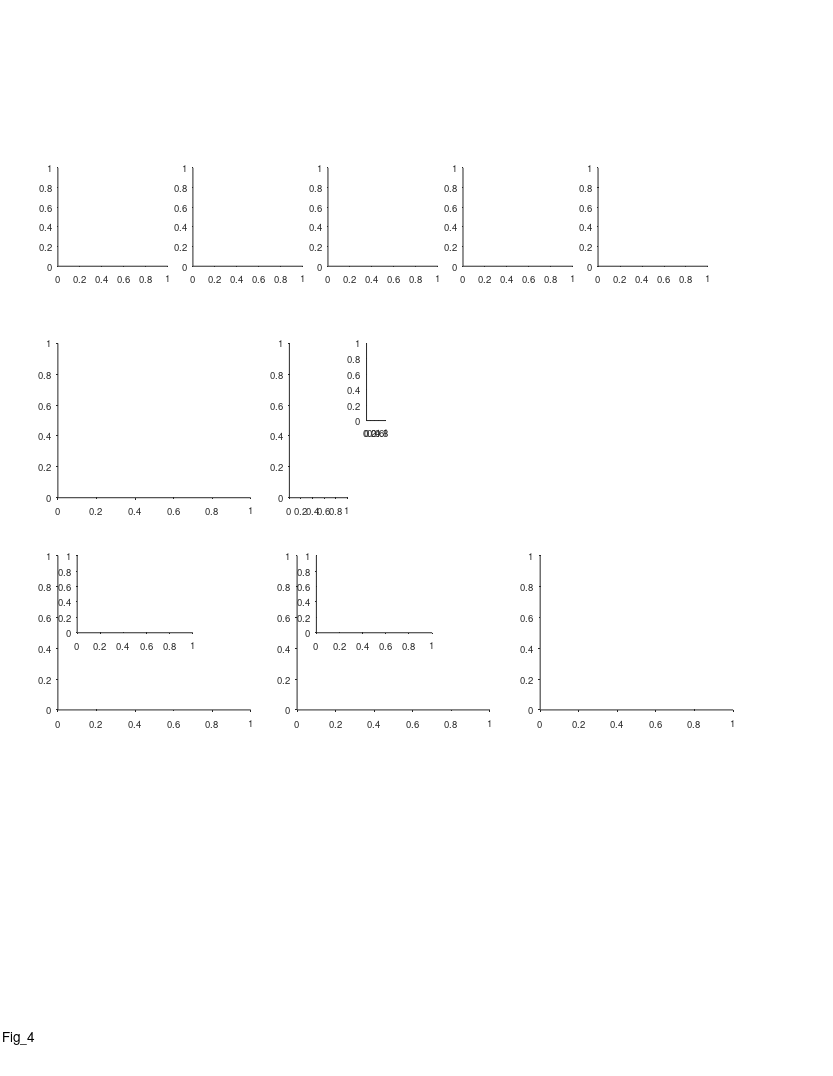

Source code (MATLAB): (Note: this script raises an error after producing the figure.)
%% Large Scale - Fig. 4 - Theoretical analysis

%%
clear 
clc

%% define output files
res_dir = 'L:\paper_figures';
mkdir(res_dir)
fig_name_str = 'Fig_4';
fig_caption_str = 'Theoretical analysis';
log_name_str = [fig_name_str '_log_file' '.txt'];
log_name_str = strrep(log_name_str , ':', '-');
log_name_str = strrep(log_name_str , ' ', '_');
log_name_out = fullfile(res_dir, log_name_str);

%% open log file
diary off
diary(log_name_out)
diary on
disp('Log file');
disp(['created: ', datestr(clock)]);
disp('======================================================');
disp([fig_name_str ':' fig_caption_str]);
disp('======================================================');
disp('');

%% create figure
% =========================================================================
% figure_size_cm = [21.0 29.7]; % ~A4
figure_size_cm = [21.6 27.9]; % ~US letter
figure ;
% Some WYSIWYG options:
set(gcf,'DefaultAxesFontSize',7);
set(gcf,'DefaultAxesFontName','helvetica');
set(gcf,'DefaultAxesUnits','centimeters');
set(gcf,'PaperType','usletter')
% set(gcf,'PaperType','<custom>');
set(gcf,'PaperUnits','centimeters','PaperPosition',[0 0 figure_size_cm]);
set(gcf,'PaperOrientation','portrait');
set(gcf,'Units','centimeters','Position',get(gcf,'paperPosition')+[0 0 0 0]); % position on screen...
set(gcf, 'Renderer', 'painters');
set(groot, 'defaultAxesTickDir', 'out');
set(groot,  'defaultAxesTickDirMode', 'manual');
annotation('textbox', [0.5 1 0 0], 'String',fig_name_str, 'HorizontalAlignment','center','Interpreter','none', 'FitBoxToText','on');
pause(0.2); % workaround to solve matlab automatically changing the axes positions...

% create panels
panel_A_size = [3 3].*[0.95 0.85];
panel_A(1) = axes('position', [ 1.5 21 panel_A_size]);
panel_A(2) = axes('position', [ 5.0 21 panel_A_size]);
panel_A(3) = axes('position', [ 8.5 21 panel_A_size]);
panel_A(4) = axes('position', [12.0 21 panel_A_size]);
panel_A(5) = axes('position', [15.5 21 panel_A_size]);
panel_B(1)   = axes('position', [ 1.5 15 5 4]);
panel_B(2)   = axes('position', [ 7.5 15 1.5 4]);
panel_C(1,1) = axes('position', [ 1.5  9.5  5 4]);
panel_C(1,2) = axes('position', [ 2   11.5  3 2]);
panel_D(1,1) = axes('position', [ 7.7    9.5  5 4]);
panel_D(1,2) = axes('position', [ 8.2 11.5  3 2]);
panel_E(1)   = axes('position', [14    9.5  5 4]);
panel_legend = axes('position', [9.5 17 0.5 2]);

%% arrange data
dt = 0.5;
coverage = 0.20; % 20%
% coverage = 0.15; % 15%
paper_fig_4_arrange_data;
rng(0);
exampleL = 200*100; % 200*cm
[f] = MultiscalePlace_GenerateTuning_AllModels(exampleL,coverage);
pos = 1:ds:exampleL;
pos = pos / 100; % back to meter

%% legend panel
axes(panel_legend);
cla
hold on
plot([0 1], 5*[1 1], 'Color',clr(1,:),'LineWidth',2) ; hold on ; 
plot([0 1], 4*[1 1], 'Color',clr(3,:),'LineWidth',2) ; hold on ; 
plot([0 1], 3*[1 1], 'Color',clr(2,:),'LineWidth',2) ; hold on ; 
plot([0 1], 2*[1 1], 'Color',clr(6,:),'LineWidth',2) ; hold on ; 
plot([0 1], 1*[1 1], 'Color',clr(7,:),'LineWidth',2) ; hold on ; 
text(1.2,5,'1: Single small fields', 'FontSize', 10);
text(1.2,4,'2: Single large fields', 'FontSize', 10);
text(1.2,3,'3: multiple small fields (Rich et al. 2014)', 'FontSize', 10);
text(1.2,2,'4: multi-scale (population)', 'FontSize', 10);
text(1.2,1,'5: multi-scale (single-cell)', 'FontSize', 10);
axis off
xlim([0 1])
ylim([1 5])

%% panel A - different encoding schemes
maps=[];
maps(1,:,:) = f.fA(:,1:10);
maps(1,:,[7 4 9 10]) = f.fA(:,[4 7 11 12]);
maps(2,:,:) = f.fB(:,1:10);
maps(2,:,[3 9]) = f.fB(:,[14 12]);
[~,IX] = sort(sum(f.fI,1));
maps(3,:,:) = f.fI(:,IX(50:100:950));
maps(4,:,:) = f.fF(:,950:-100:50);
maps(5,:,:) = f.fG(:,1:10);
for ii_scnr = 1:5
    axes(panel_A(ii_scnr));
    cla
    hold on
    imagesc(pos,1:10,squeeze(maps(ii_scnr,:,:))');
    cmap = gray();
    cmap = flip(cmap);
    colormap(cmap)
    xlim([0 200])
    ylim([0.5 10.5])
    xlabel('Position (m)', 'Units','normalized','Position',[0.5 -0.15]);
    h = gca;
    h.YTick = [1 5 10];
    h.XRuler.TickLabelGapOffset = -1;
    h.XRuler.TickLength = [0.03 0.03];
    title("Scheme "+ii_scnr);
end
axes(panel_A(1));
text(-0.3,1.1, 'A', 'Units','normalized','FontWeight','bold');
ylabel('Example neuron #','Units','normalized','Position',[-0.2 0.5]);

%% panel B - minimum N required for error < 1 m
axes(panel_B(1));
cla
hold on
text(-0.2,1.1, 'B', 'Units','normalized','FontWeight','bold');
text(0.5,1.1, {'Minimal no. of neurons';'required for decoding'}, 'Units','normalized','FontWeight','bold','HorizontalAlignment','center','FontSize',9);

jerr = find(ismember(errs, [2]));
plot(L/100,NerrMLA(:,jerr),'Color',clr(1,:),'LineWidth',2) ; hold on ; 
plot(L/100,NerrMLB(:,jerr),'Color',clr(3,:),'LineWidth',2) ; hold on ; 
plot(L/100,NerrMLI(:,jerr),'Color',clr(2,:),'LineWidth',2) ; hold on ;
plot(L/100,NerrMLF(:,jerr),'Color',clr(6,:),'LineWidth',2) ; hold on ; 
plot(L/100,NerrMLG(:,jerr),'Color',clr(7,:),'LineWidth',2) ; hold on ;
xlim([20 1000]) ;
ylim([10 250]) ;
xlabel('Environment size (m)', 'Units','normalized','Position',[0.5 -0.11]);
ylabel(['min N required for error < ' num2str(errs(jerr)) 'm'], 'Units','normalized','Position',[ -0.15 0.5]);
h = gca;
h.XRuler.TickLabelGapOffset = -1;
h.XRuler.TickLength = [0.02 0.02];
h.XTick = [20 200 400 600 800 1000];
% h.XScale = 'log';
% h.YScale = 'log';

%% panel B - bar plot of slopes
x = 1:5;
y = [
    lmNerrMLA{jerr}.Coefficients.Estimate(2)
    lmNerrMLB{jerr}.Coefficients.Estimate(2)
    lmNerrMLI{jerr}.Coefficients.Estimate(2)
    lmNerrMLF{jerr}.Coefficients.Estimate(2)
    lmNerrMLG{jerr}.Coefficients.Estimate(2)]';
err = [
    lmNerrMLA{jerr}.coefCI
    lmNerrMLB{jerr}.coefCI
    lmNerrMLI{jerr}.coefCI
    lmNerrMLF{jerr}.coefCI
    lmNerrMLG{jerr}.coefCI];
err  = err(2:2:end,:)';
err = err - y;

axes(panel_B(2));
cla
hold on
hb=bar(x,y);
hb.FaceColor = 'flat';
hb.CData = [clr(1,:);clr(3,:);clr(2,:);clr(6,:);clr(7,:)];
he=errorbar(x,y,err(1,:));
he.CapSize = 2;
he.LineStyle = 'none';
he.Color = 'k';
m = 1.1 * max(y+err(1,:));
m = round(m,1);
xlim([0 6]);
ylim([0 m]);
h=gca;
h.XTick = [];
h.YTick = [0 m];
ylabel('Slope (N per meter)', 'Units','normalized','Position',[-0.11 0.5]);

%% panel C - mean decoding error
jN_options = find(ismember(N, [50]));
ylimits_options = [0 20; 0 10];
for ii_N = 1:length(jN_options)
    jN = jN_options(ii_N);
    
    axes(panel_C(ii_N,1));
    cla
    hold on
    plot(L/100,meMLA(jN,:)*ds/100,'Color',clr(1,:),'LineWidth',2) ; hold on ; 
    plot(L/100,meMLB(jN,:)*ds/100,'Color',clr(3,:),'LineWidth',2) ; hold on ; 
    plot(L/100,meMLI(jN,:)*ds/100,'Color',clr(2,:),'LineWidth',2) ; hold on ; 
    plot(L/100,meMLF(jN,:)*ds/100,'Color',clr(6,:),'LineWidth',2) ; hold on ; 
    plot(L/100,meMLG(jN,:)*ds/100,'Color',clr(7,:),'LineWidth',2) ; hold on ; 
    xlim([20 1000]) ;
    xlabel('Environment size (m)', 'Units','normalized','Position',[0.5 -0.11]);
    ylabel('Mean decoding error (m)', 'Units','normalized','Position',[ -0.15 0.5]);
    h = gca;
    h.XScale = 'log';
%     h.YScale = 'log';
    h.XTick = [20 100 1000];
    h.XTickLabel = {'20';'100';'1000'};
    h.XRuler.TickLabelGapOffset = -1;
    h.XRuler.TickLength = [0.03 0.03];
%     text(0.95,1, sprintf('N = %d',N(jN)), 'Units','normalized','FontWeight','normal', 'HorizontalAlignment','right','FontSize',10);
    if ii_N == 1
        text(-0.2,1.1, 'C', 'Units','normalized','FontWeight','bold');
        text(0.5,1.1, 'Mean decoding errors', 'Units','normalized','FontWeight','bold','HorizontalAlignment','center','FontSize',9);
    end

    % zoom-in inset
    axes(panel_C(ii_N,2));
    cla
    hold on
    plot(L/100,meMLA(jN,:)*ds/100,'Color',clr(1,:),'LineWidth',2) ; hold on ; 
    plot(L/100,meMLB(jN,:)*ds/100,'Color',clr(3,:),'LineWidth',2) ; hold on ; 
    plot(L/100,meMLI(jN,:)*ds/100,'Color',clr(2,:),'LineWidth',2) ; hold on ; 
    plot(L/100,meMLF(jN,:)*ds/100,'Color',clr(6,:),'LineWidth',2) ; hold on ; 
    plot(L/100,meMLG(jN,:)*ds/100,'Color',clr(7,:),'LineWidth',2) ; hold on ; 
    xlim([20 1000]) ;
    ylim(ylimits_options(ii_N,:))
    h = gca;
    h.XScale = 'log';
%     h.YScale = 'log';
    h.XTick = [20 100 1000];
    h.XTickLabel = {'20';'100';'1000'};
    h.XRuler.TickLabelGapOffset = -1;
    h.XRuler.TickLength = [0.03 0.03];
end

%% panel D - 99th prc error
jprc = find(ismember(prc, [99]));
jN_options = find(ismember(N, [50]));
ylimits_options = [0 20; 0 10];
for ii_N = 1:length(jN_options)
    jN = jN_options(ii_N);
    
    axes(panel_D(ii_N,1));
    cla
    hold on
    plot(L/100,peMLA(jN,:,jprc)*ds/100,'Color',clr(1,:),'LineWidth',2) ; hold on ; 
    plot(L/100,peMLB(jN,:,jprc)*ds/100,'Color',clr(3,:),'LineWidth',2) ; hold on ; 
    plot(L/100,peMLI(jN,:,jprc)*ds/100,'Color',clr(2,:),'LineWidth',2) ; hold on ; 
    plot(L/100,peMLF(jN,:,jprc)*ds/100,'Color',clr(6,:),'LineWidth',2) ; hold on ; 
    plot(L/100,peMLG(jN,:,jprc)*ds/100,'Color',clr(7,:),'LineWidth',2) ; hold on ; 
%     ylim([0.1 2000]) ;
    xlim([20 1000]) ;
    xlabel('Environment size (m)', 'Units','normalized','Position',[0.5 -0.11]);
    ylabel([num2str(prc(jprc)) '% decoder error (m)'], 'Units','normalized','Position',[ -0.12 0.5]);
    h = gca;
    h.XScale = 'log';
%     h.YScale = 'log';
    h.XTick = [20 100 1000];
    h.XTickLabel = {'20';'100';'1000'};
    h.YRuler.TickLabelGapOffset = 2;
    h.XRuler.TickLabelGapOffset = -1;
    h.XRuler.TickLength = [0.03 0.03];
%     text(0.95,1, sprintf('N = %d',N(jN)), 'Units','normalized','FontWeight','normal', 'HorizontalAlignment','right','FontSize',10);
    if ii_N == 1
        text(-0.19,1.1, 'D', 'Units','normalized','FontWeight','bold');
        text(1.12,1.22, 'Catastrophic errors', 'Units','normalized','FontWeight','bold','HorizontalAlignment','center','FontSize',9);
    end
    
    % zoom-in inset
    axes(panel_D(ii_N,2));
    cla
    hold on
    plot(L/100,peMLA(jN,:,jprc)*ds/100,'Color',clr(1,:),'LineWidth',2) ; hold on ; 
    plot(L/100,peMLB(jN,:,jprc)*ds/100,'Color',clr(3,:),'LineWidth',2) ; hold on ; 
    plot(L/100,peMLI(jN,:,jprc)*ds/100,'Color',clr(2,:),'LineWidth',2) ; hold on ; 
    plot(L/100,peMLF(jN,:,jprc)*ds/100,'Color',clr(6,:),'LineWidth',2) ; hold on ; 
    plot(L/100,peMLG(jN,:,jprc)*ds/100,'Color',clr(7,:),'LineWidth',2) ; hold on ; 
%     ylim([0.1 2000]) ;
    xlim([100 1000]) ;
    h = gca;
    h.XScale = 'log';
    h.YScale = 'log';
    h.XTick = [100 1000];
    h.XTickLabel = {'100';'1000'};
    h.YTick = [1 100];
    h.YTickLabel = {'1';'100'};
    h.YRuler.TickLabelGapOffset = -0.1;
    h.XRuler.TickLabelGapOffset = -1;
    h.XRuler.TickLength = [0.03 0.03];
end

%% panel E - 99th prc error
jprc = find(ismember(prc, [99]));
jN_options = find(ismember(N, [50]));
ylimits_options = [2e-4 1; 2e-7 1];
for ii_N = 1:length(jN_options)
    jN = jN_options(ii_N);
    
    axes(panel_E(ii_N));
    cla
    hold on

    plot(L/100,pleMLA(jN,:)+(2e6)^(-1),'Color',clr(1,:),'LineWidth',2) ; hold on ; 
    plot(L/100,pleMLB(jN,:)+(2e6)^(-1),'Color',clr(3,:),'LineWidth',2) ; hold on ; 
    plot(L/100,pleMLI(jN,:)+(2e6)^(-1),'Color',clr(2,:),'LineWidth',2) ; hold on ; 
    plot(L/100,pleMLF(jN,:)+(2e6)^(-1),'Color',clr(6,:),'LineWidth',2) ; hold on ; 
    plot(L/100,pleMLG(jN,:)+(2e6)^(-1),'Color',clr(7,:),'LineWidth',2) ; hold on ; 
    xlim([20 1000]) ;
    ylim(ylimits_options(ii_N,:))
    xlabel('Environment size (m)', 'Units','normalized','Position',[0.5 -0.11]);
    ylabel('P(err>5% of environment size)', 'Units','normalized','Position',[ -0.12 0.5]);
%     text(0.95,1.03, sprintf('N = %d',N(jN)), 'Units','normalized','FontWeight','normal', 'HorizontalAlignment','right','FontSize',10);
    h = gca;
    h.XScale = 'log';
    h.YScale = 'log';
    h.XTick = [20 100 1000];
    h.XTickLabel = {'20';'100';'1000'};
    h.YRuler.TickLabelGapOffset = -0.1;
    h.XRuler.TickLabelGapOffset = -1;
    h.XRuler.TickLength = [0.03 0.03];
    if ii_N == 1
        text(-0.19,1.1, 'E', 'Units','normalized','FontWeight','bold');
    end
end


%% print/save the figure
fig_name_out = fullfile(res_dir, [fig_name_str '_dt_' strrep(num2str(dt),'.','_') '_coverage=' num2str(100*coverage)]);
print(gcf, fig_name_out, '-dpdf', '-cmyk', '-painters');
% print(gcf, fig_name_out, '-dtiff', '-cmyk', '-painters');
% saveas(gcf , fig_name_out, 'fig');
disp('figure was successfully saved to pdf/tiff/fig formats');
